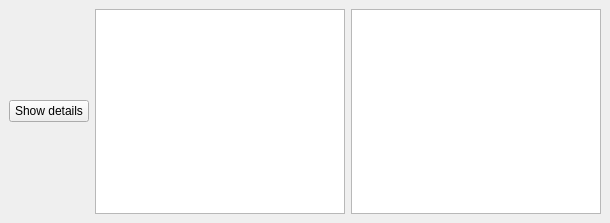
<?xml version="1.0" encoding="UTF-8"?>
<ui version="4.0">
 <class>MainWindow</class>
 <widget class="QMainWindow" name="MainWindow">
  <property name="geometry">
   <rect>
    <x>0</x>
    <y>0</y>
    <width>607</width>
    <height>223</height>
   </rect>
  </property>
  <property name="windowTitle">
   <string>Backup log</string>
  </property>
  <widget class="QWidget" name="centralwidget">
   <layout class="QHBoxLayout" name="horizontalLayout_2">
    <item>
     <layout class="QVBoxLayout" name="mainViewLayout">
      <item>
       <widget class="QPushButton" name="showDetailsButton">
        <property name="text">
         <string>Show details</string>
        </property>
       </widget>
      </item>
     </layout>
    </item>
    <item>
     <widget class="QWidget" name="detailsView" native="true">
      <layout class="QHBoxLayout" name="horizontalLayout_3">
       <property name="margin">
        <number>0</number>
       </property>
       <item>
        <widget class="QTableView" name="stateView">
         <property name="sizePolicy">
          <sizepolicy hsizetype="MinimumExpanding" vsizetype="Expanding">
           <horstretch>0</horstretch>
           <verstretch>0</verstretch>
          </sizepolicy>
         </property>
         <property name="minimumSize">
          <size>
           <width>250</width>
           <height>0</height>
          </size>
         </property>
         <property name="alternatingRowColors">
          <bool>true</bool>
         </property>
         <property name="selectionMode">
          <enum>QAbstractItemView::SingleSelection</enum>
         </property>
         <property name="wordWrap">
          <bool>false</bool>
         </property>
         <property name="cornerButtonEnabled">
          <bool>false</bool>
         </property>
         <attribute name="horizontalHeaderStretchLastSection">
          <bool>true</bool>
         </attribute>
         <attribute name="horizontalHeaderStretchLastSection">
          <bool>true</bool>
         </attribute>
        </widget>
       </item>
      </layout>
     </widget>
    </item>
    <item>
     <widget class="QWidget" name="errorsView" native="true">
      <layout class="QHBoxLayout" name="horizontalLayout">
       <property name="margin">
        <number>0</number>
       </property>
       <item>
        <widget class="QTableView" name="errorsTableView">
         <property name="sizePolicy">
          <sizepolicy hsizetype="MinimumExpanding" vsizetype="Expanding">
           <horstretch>0</horstretch>
           <verstretch>0</verstretch>
          </sizepolicy>
         </property>
         <property name="minimumSize">
          <size>
           <width>250</width>
           <height>0</height>
          </size>
         </property>
        </widget>
       </item>
      </layout>
     </widget>
    </item>
   </layout>
  </widget>
 </widget>
 <resources/>
 <connections>
  <connection>
   <sender>showDetailsButton</sender>
   <signal>clicked()</signal>
   <receiver>detailsView</receiver>
   <slot>show()</slot>
   <hints>
    <hint type="sourcelabel">
     <x>190</x>
     <y>196</y>
    </hint>
    <hint type="destinationlabel">
     <x>346</x>
     <y>111</y>
    </hint>
   </hints>
  </connection>
  <connection>
   <sender>showDetailsButton</sender>
   <signal>clicked()</signal>
   <receiver>showDetailsButton</receiver>
   <slot>hide()</slot>
   <hints>
    <hint type="sourcelabel">
     <x>60</x>
     <y>198</y>
    </hint>
    <hint type="destinationlabel">
     <x>77</x>
     <y>212</y>
    </hint>
   </hints>
  </connection>
 </connections>
</ui>
